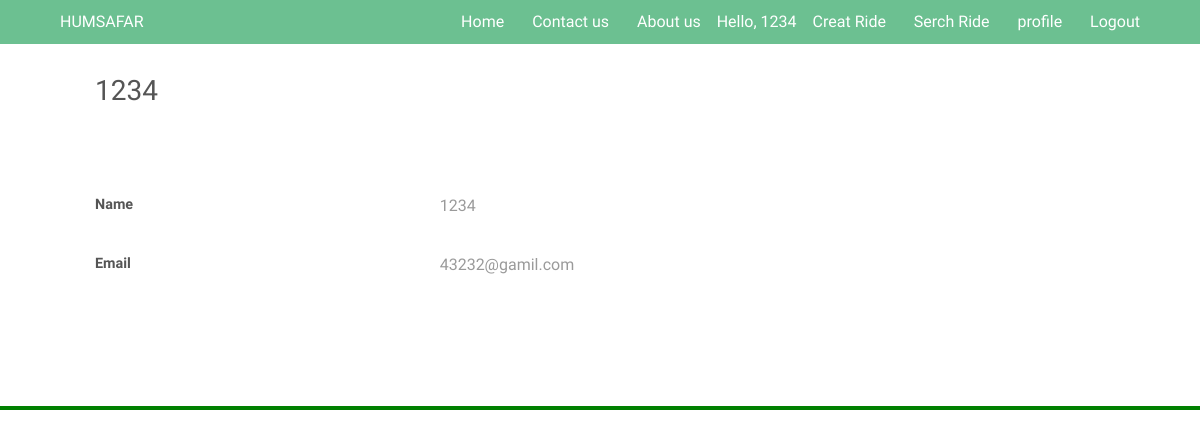
The page /profilepage/ (signed in) on the database as committed earlier.
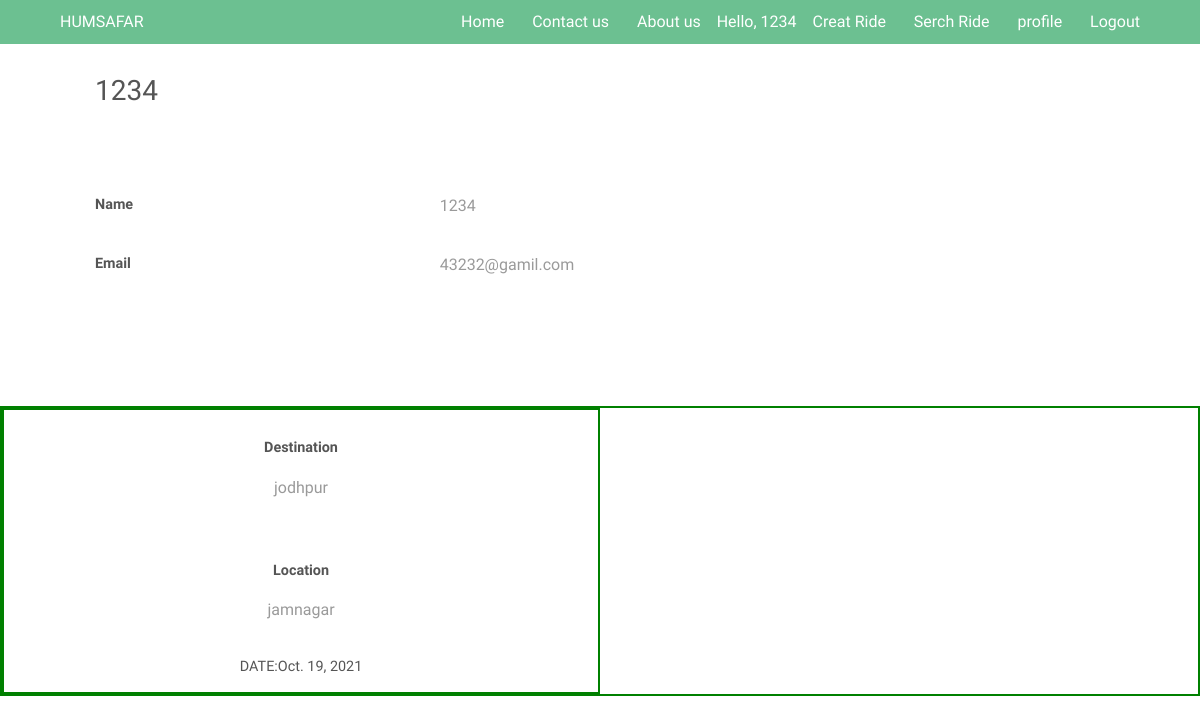
The same page on the database as committed later.
### ride/models.py (models this page shows)
class ride(models.Model):
    user = models.ForeignKey(User,on_delete=models.CASCADE,default = 1,null=True)
    location = models.TextField(max_length=20)
    destination = models.TextField(max_length=20)
    nop = models.IntegerField(validators=[MinValueValidator(1), MaxValueValidator(10)])
    avgspeed = models.IntegerField(validators=[MinValueValidator(30), MaxValueValidator(150)])
    date = models.DateField()

### ride/views.py (the view)
# urls.py: path('profilepage/', views.profilepage, name='profilepage'),
def profilepage(request):
    rides=ride.objects.filter(user = request.user)
    data= {'rides':rides}
    return render(request, 'profilepage.html', data)

### templates/profilepage.html (shortened to what this page needs)
{% load static %}
<html>
<link href="//maxcdn.bootstrapcdn.com/bootstrap/4.1.1/css/bootstrap.min.css" rel="stylesheet" id="bootstrap-css">
<head>
		<link rel="stylesheet" href="{% static 'assets/css/main.css' %}" />
</head>
<body class="subpage">
        <header id="header">
            <div class="inner">
                <a href="" class="logo">HUMSAFAR</a>
                <nav id="nav">
                    <a href="/">Home</a>
                    <a href="/contactus/">Contact us</a>
                    <a href="/aboutus/">About us</a>
                    {% if user.is_authenticated %}
                        Hello, {{user.username}}
                        <a href="/creatride/">Creat Ride</a>
						<a href="/serchride/">Serch Ride</a>
                        <a href="/profilepage/">profile</a>
                        <a href="/authentication/logout">Logout</a>
                    {% else %}
                        <a href="/authentication/register">Register</a>
                        <a href="/authentication/login">Login</a>
                    {% endif %}
                </nav>
            </div>
        </header>
        <div class="container emp-profile">
            <br>
                <div class="row">
                    <div class="col-md-6">
                        <div class="profile-head">
                                    <h3>
                                        {{user.username}}
                                    </h3>
                                    <br>
                        </div>
                    </div>
                </div>
                <div class="row">
                    <div class="col-md-8">
                        <div class="tab-content profile-tab" id="myTabContent">
                            <div class="tab-pane fade show active" id="home" role="tabpanel" aria-labelledby="home-tab">
                                <br>
                                <div class="row">
                                        </div>
                                        <div class="row">
                                            <div class="col-md-6">
                                                <label>Name</label>
                                            </div>
                                            <div class="col-md-6">
                                                <p>{{user.username}}</p>
                                            </div>
                                        </div>
                                        <div class="row">
                                            <div class="col-md-6">
                                                <label>Email</label>
                                            </div>
                                            <div class="col-md-6">
                                                <p>{{user.email}}</p>
                                            </div>
                                        </div>
                            </div>
                            </div>
                        </div>
                    </div>
                </div>
			<section id="three" class="wrapper align-center">
				<div class="outer" style="border:2px solid green">
					<div class="flex flex-2" sta>
                    {% for i in rides %}
                		<article style="border:2px solid green" >
							<br>
                            <label for="Destination">Destination</label>
                            <p>{{i.destination}}</p>
                            <br>
							<label for="location">Location</label>
                            <p>{{i.location}}</p>
                            <header>
								<h5>DATE:{{i.date}}</h5>
							</header>
						</article>
                    {% endfor %}
					</div>
				</div>
			</section>
</body>
</html>

### humsafar/static/assets/css/main.css (style rules this page uses)
html, body, div, span, applet, object, iframe, h1, h2, h3, h4, h5, h6, p, blockquote, pre, a, abbr, acronym, address, big, cite, code, del, dfn, em, img, ins, kbd, q, s, samp, small, strike, strong, sub, sup, tt, var, b, u, i, center, dl, dt, dd, ol, ul, li, fieldset, form, label, legend, table, caption, tbody, tfoot, thead, tr, th, td, article, aside, canvas, details, embed, figure, figcaption, footer, header, hgroup, menu, nav, output, ruby, section, summary, time, mark, audio, video { margin: 0; padding: 0; border: 0; font-size: 100%; font: inherit; vertical-align: baseline; }
article, aside, details, figcaption, figure, footer, header, hgroup, menu, nav, section { display: block; }
body { line-height: 1; }
body { -webkit-text-size-adjust: none; }
*, *:before, *:after { -moz-box-sizing: border-box; -webkit-box-sizing: border-box; box-sizing: border-box; }
.container { margin-left: auto; margin-right: auto; }
.container { width: 80em; }
@media screen and (max-width: 1680px) { .container { width: 80em; } }
@media screen and (max-width: 1280px) { .container { width: 65em; } }
.row { border-bottom: solid 1px transparent; -moz-box-sizing: border-box; -webkit-box-sizing: border-box; box-sizing: border-box; }
.row > * { float: left; -moz-box-sizing: border-box; -webkit-box-sizing: border-box; box-sizing: border-box; }
.row:after, .row:before { content: ''; display: block; clear: both; height: 0; }
.row > * { padding: 0 0 0 2em; }
.row { margin: 0 0 -1px -2em; }
@media screen and (max-width: 1680px) { .row > * { padding: 0 0 0 2em; } }
@media screen and (max-width: 1680px) { .row { margin: 0 0 -1px -2em; } }
@media screen and (max-width: 1280px) { .row > * { padding: 0 0 0 1.5em; } }
@media screen and (max-width: 1280px) { .row { margin: 0 0 -1px -1.5em; } }
body { -ms-overflow-style: scrollbar; }
body { background: #fff; }
body, input, select, textarea { color: #9a9a9a; font-family: "Source Sans Pro", Arial, Helvetica, sans-serif; font-size: 14pt; font-weight: 400; line-height: 1.65; }
@media screen and (max-width: 1680px) { body, input, select, textarea { font-size: 12pt; } }
@media screen and (max-width: 1280px) { body, input, select, textarea { font-size: 12pt; } }
a { color: #6cc091; text-decoration: underline; }
p { margin: 0 0 2em 0; }
h1, h2, h3, h4, h5, h6 { color: #555; font-weight: 400; line-height: 1.5; margin: 0 0 1em 0; }
h3 { font-size: 1.75em; }
h5 { font-size: 0.9em; }
.align-center { text-align: center; }
.inner { max-width: 75em; margin: 0 auto; }
@media screen and (max-width: 1280px) { .inner { max-width: 90%; } }
section.wrapper, article.wrapper { padding: 6em 0; }
section.wrapper header, article.wrapper header { margin-bottom: 4em; }
section.wrapper article header, article.wrapper article header { margin: 0; }
.flex { display: -ms-flexbox; -ms-flex-wrap: wrap; -ms-flex-pack: justify; -moz-justify-content: space-between; -webkit-justify-content: space-between; -ms-justify-content: space-between; justify-content: space-between; display: -moz-flex; display: -webkit-flex; display: -ms-flex; display: flex; -moz-flex-wrap: wrap; -webkit-flex-wrap: wrap; -ms-flex-wrap: wrap; flex-wrap: wrap; width: 100%; }
.flex.flex-2 { -moz-justify-content: space-between; -webkit-justify-content: space-between; -ms-justify-content: space-between; justify-content: space-between; }
.flex.flex-2 article { width: 50%; }
label { color: #555; display: block; font-size: 0.9em; font-weight: 600; margin: 0 0 1em 0; }
.subpage { padding-top: 44px; }
.subpage #header { background: #6cc091; top: 0; height: 44px; line-height: 44px; position: fixed; }
#header { color: #fff; cursor: default; height: 3.25em; left: 0; line-height: 3.25em; position: absolute; text-align: right; top: 2em; width: 100%; z-index: 10001; }
#header .inner { margin: 0 auto; position: relative; }
#header .logo { color: #ffffff; display: inline-block; font-weight: 400; height: inherit; left: 0; line-height: inherit; margin: 0; padding: 0; position: absolute; top: 0; font-size: 1em; }
#header a { -moz-transition: color 0.2s ease-in-out; -webkit-transition: color 0.2s ease-in-out; -ms-transition: color 0.2s ease-in-out; transition: color 0.2s ease-in-out; display: inline-block; padding: 0 0.75em; color: inherit; text-decoration: none; font-size: 1em; }
#header a:last-child { padding-right: 0; }

Rows that differ between the two databases and show on the page:
added ride: destination "jodhpur", location "jamnagar", date "Oct. 19, 2021"
